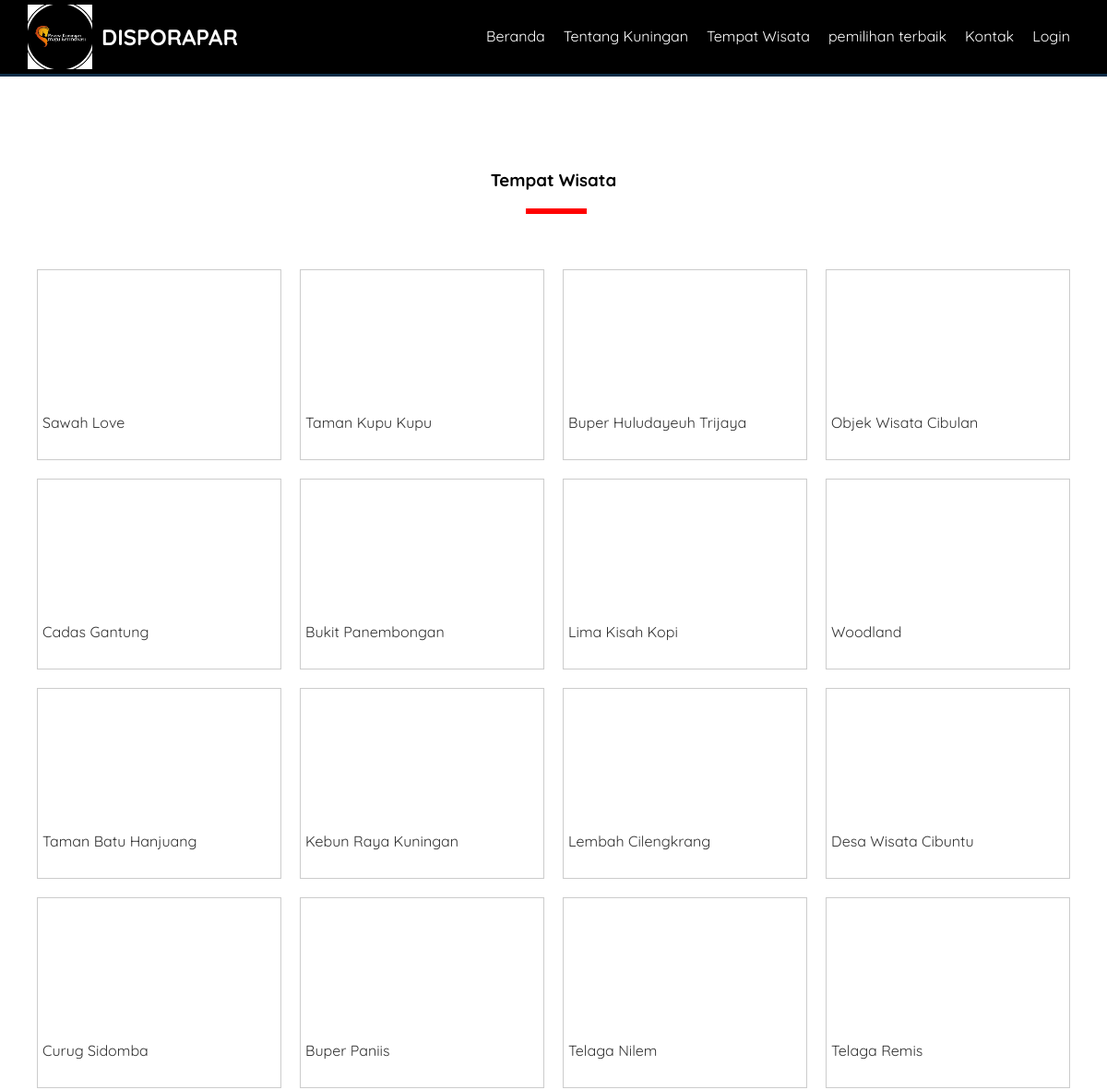
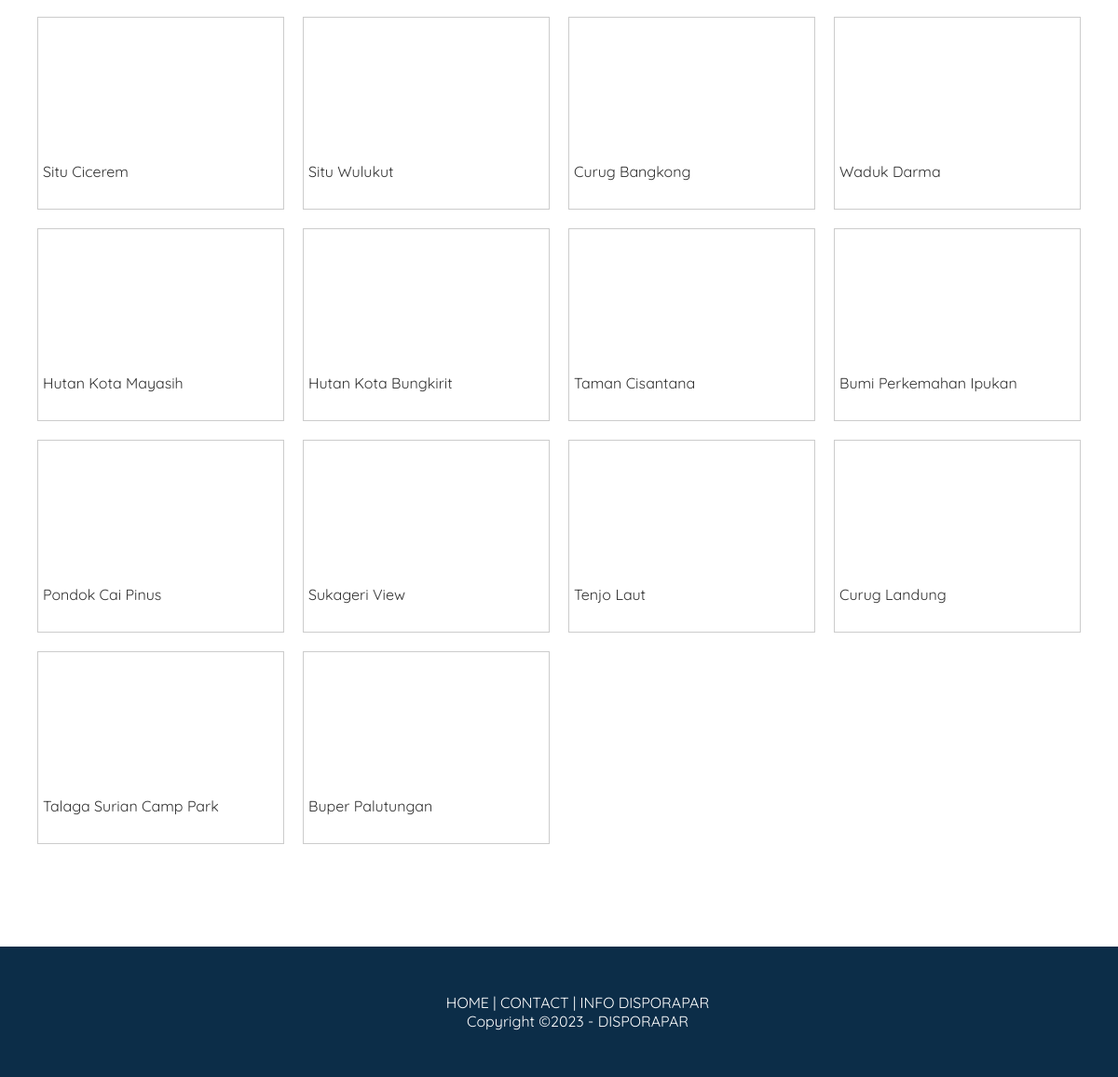
The page /alternatif.php on the database its author committed (2 pictures, top to bottom).
### tables this page shows
CREATE TABLE `pengaturan` (
  `id_pengaturan` int(11) NOT NULL,
  `nama` varchar(50) NOT NULL,
  `email` varchar(50) NOT NULL,
  `telepon` varchar(20) NOT NULL,
  `alamat` text NOT NULL,
  `logo` varchar(50) NOT NULL,
  `favicon` varchar(50) NOT NULL,
  `tentang_kuningan` text NOT NULL,
  `foto_kuningan` varchar(50) NOT NULL,
  `google_maps` text NOT NULL,
  `foto_tentang_kuningan` varchar(50) NOT NULL,
  `kata_pembuka` text NOT NULL,
  `created_at` timestamp NOT NULL DEFAULT current_timestamp(),
  `updated_at` datetime DEFAULT NULL
);

CREATE TABLE `alternatif` (
  `id_alternatif` int(10) NOT NULL,
  `nm_alternatif` varchar(35) NOT NULL,
  `keterangan` text NOT NULL,
  `gambar` varchar(50) NOT NULL,
  `created_at` timestamp NOT NULL DEFAULT current_timestamp(),
  `updated_at` datetime DEFAULT NULL
);

### alternatif.php (the view)
<?php include 'header.php'; ?>
<div class="section">
	<div class="container ">
		<h3 class="text-center">Tempat Wisata</h3>
		<?php
				$alternatif = mysqli_query($conn, "SELECT * FROM alternatif ORDER BY id_alternatif DESC");
				if(mysqli_num_rows($alternatif)>0){
					while ($j=mysqli_fetch_array($alternatif)) {
			?>
			<div class="col-4">
				<a href="detail-alternatif.php?id=<?= $j['id_alternatif']?>" class="thumbnail-link">
					<div class="thumbnail-box">
						<div class="thumbnail-img" style="    background-image: url('uploads/alternatif/<?=$j['gambar']?>.');">
						</div>
						<div class="thumbnail-text">
							<?= $j['nm_alternatif']?>
						</div>
					</div>
				</a>
			</div>
				<?php }}else{ ?>
					Tidak Ada Data
				<?php } ?>
	</div>
</div>
<?php include 'footer.php'; ?>

### header.php (shortened to what this page needs)
<?php
include 'koneksi.php';
$identitas = mysqli_query($conn,"SELECT * FROM pengaturan ORDER BY id_pengaturan DESC LIMIT 1");
$d = mysqli_fetch_object($identitas);
?>
<!DOCTYPE html>
<html>
<head>
	<link rel="stylesheet" type="text/css" href="assets/css/style.css">
	<link rel="stylesheet" type="text/css" href="https://cdnjs.cloudflare.com/ajax/libs/font-awesome/6.1.1/css/all.min.css">
</head>
<body>
	<div class="header">
		<div class="container">
			<div class="header-logo">
				<img src="uploads/identitas/<?= $d->logo?>"width="70">
				<h2><a href="index.php"><?= $d->nama?></a></h2>
			</div>
			<ul class="header-menu">
				<li><a href="index.php">Beranda</a></li>
				<li><a href="tentang-kuningan.php">Tentang Kuningan</a></li>
				<li><a href="alternatif.php">Tempat Wisata</a></li>
				<li><a href="detail-nilai_referensi.php">pemilihan terbaik</a></li>
				<li><a href="kontak.php">Kontak</a></li>
				<li><a href="login.php">Login</a></li>
			</ul>
		</div>
	</div>

### footer.php (shortened to what this page needs)
	<footer>
		<div class="container text-center">
			<a href="index.php">HOME </a>|
			<a href="kontak.php">CONTACT </a>|
			<a href="tentang-kuningan.php">INFO DISPORAPAR </a><br>
 			Copyright &copy;2023 - <?= $d->nama ?>
 		</div>
	</footer>
</body>
</html>

### assets/css/style.css (style rules this page uses)
* { margin:0; padding:0; font-family: 'Quicksand', sans-serif; box-sizing: border-box; }
a { text-decoration: none; }
.container { width: 1140px; margin: 0 auto; }
.container::after { content: ""; display: block; clear: both; }
.text-center { text-align: center !important ; }
.header { border-bottom: 3px solid #0C2D48; background-color: black; }
.header a { color: white; }
.header-logo { float: left; line-height: 70px; padding: 5px 0; }
.header-logo img { float: left; margin-right: 10px; }
.header-logo h2 { float: right; }
.header-menu { float: right; }
.header-menu li { float: left; list-style: none; padding: 29px 10px; }
.section { padding: 100px 0; }
.section h3 { padding-bottom:25px ; margin-bottom: 50px; position: relative; }
.section h3:after { content: ""; display: block; width:60px ; border: 3px solid red; position: absolute; bottom: 0; left: calc(50% - 30px); }
.col-4 { min-height: 200px; width: 25%; float: left; padding: 10px; }
.thumbnail-box { border: 1px solid #ccc; width: 100%; min-height: 200px; background-color: #fff; }
.thumbnail-img { size: 50%; height: 150px; background-repeat: no-repeat; background-size: cover; }
.thumbnail-text { height: 55px; padding: 5px; }
.thumbnail-link { color: #333; }
footer { padding: 50px; background-color: #0C2D48; color: #fff; }
footer a { color: #fff; }

### rows shown on the page
pengaturan: logo (picture), nama "DISPORAPAR"
alternatif: nm_alternatif "Sawah Love"
alternatif: nm_alternatif "Taman Kupu Kupu"
alternatif: nm_alternatif "Buper Huludayeuh Trijaya"
alternatif: nm_alternatif "Objek Wisata Cibulan"
alternatif: nm_alternatif "Cadas Gantung"
alternatif: nm_alternatif "Bukit Panembongan"
alternatif: nm_alternatif "Lima Kisah Kopi"
alternatif: nm_alternatif "Woodland"
alternatif: nm_alternatif "Taman Batu Hanjuang"
alternatif: nm_alternatif "Kebun Raya Kuningan"
alternatif: nm_alternatif "Lembah Cilengkrang"
alternatif: nm_alternatif "Desa Wisata Cibuntu"
alternatif: nm_alternatif "Curug Sidomba"
alternatif: nm_alternatif "Buper Paniis"
alternatif: nm_alternatif "Telaga Nilem"
alternatif: nm_alternatif "Telaga Remis"
alternatif: nm_alternatif "Situ Cicerem"
alternatif: nm_alternatif "Situ Wulukut"
alternatif: nm_alternatif "Curug Bangkong"
alternatif: nm_alternatif "Waduk Darma"
alternatif: nm_alternatif "Hutan Kota Mayasih"
alternatif: nm_alternatif "Hutan Kota Bungkirit"
alternatif: nm_alternatif "Taman Cisantana"
alternatif: nm_alternatif "Bumi Perkemahan Ipukan"
alternatif: nm_alternatif "Pondok Cai Pinus"
alternatif: nm_alternatif "Sukageri View"
alternatif: nm_alternatif "Tenjo Laut"
alternatif: nm_alternatif "Curug Landung"
alternatif: nm_alternatif "Talaga Surian Camp Park"
alternatif: nm_alternatif "Buper Palutungan"
